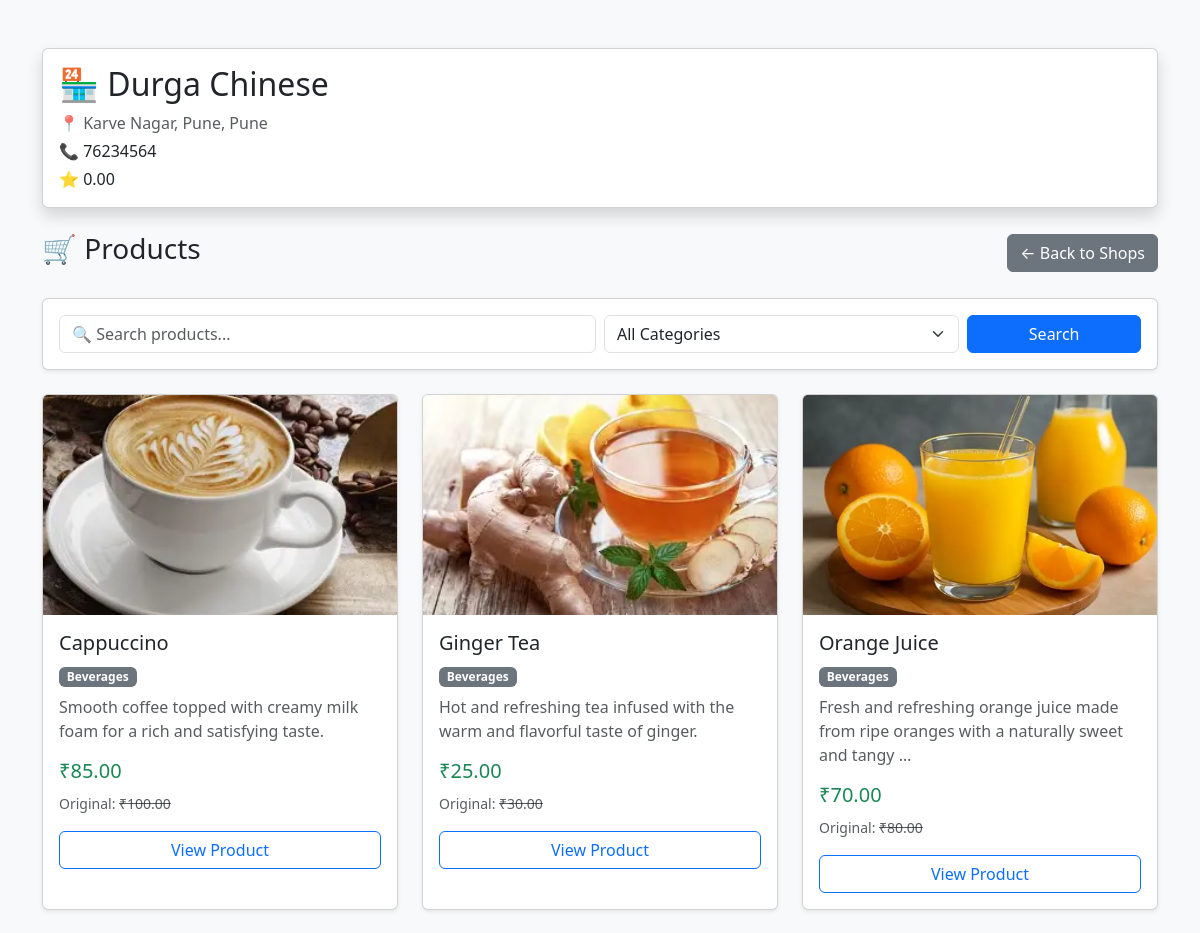
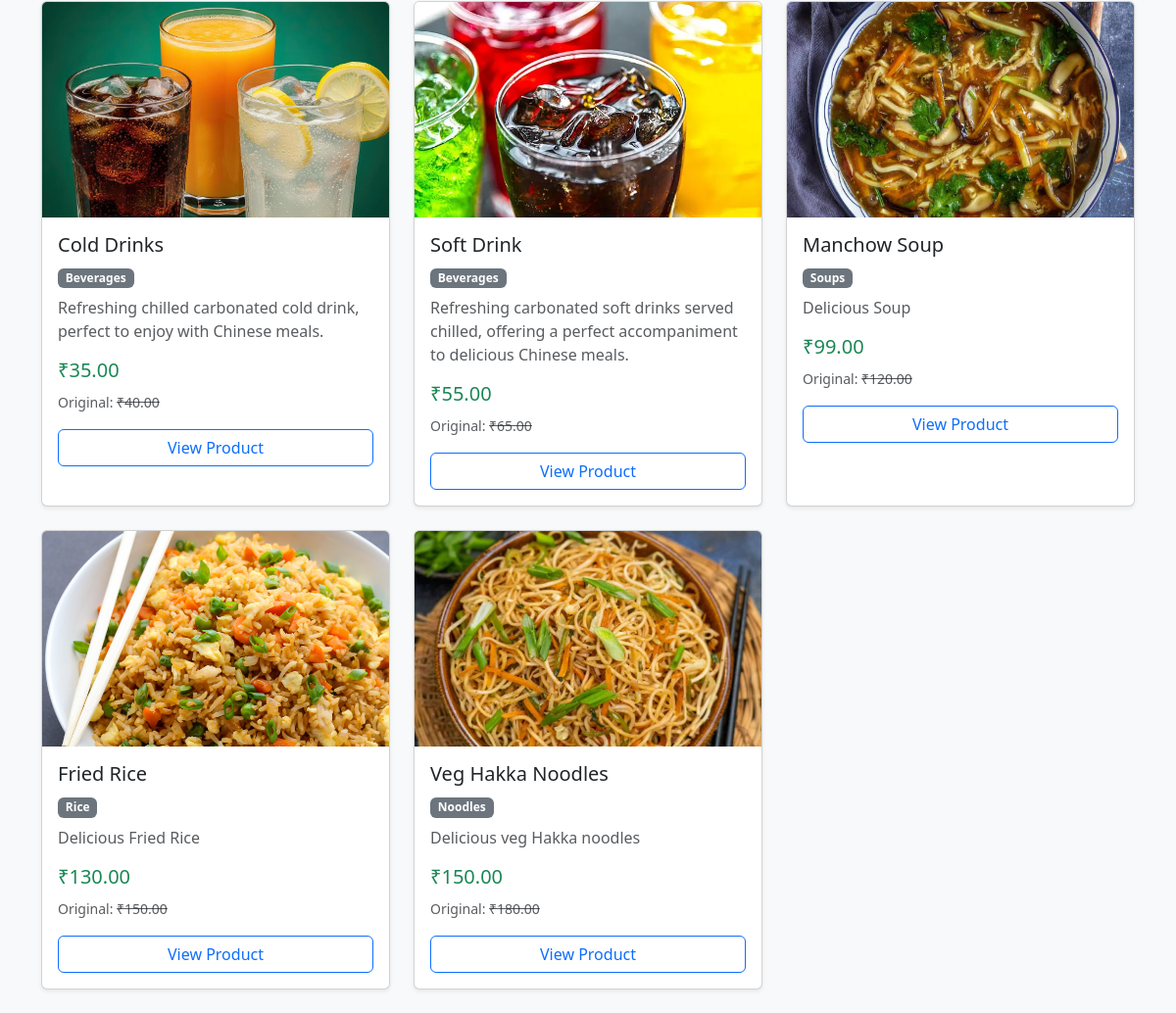
The page /products/shop/1/ on the database its author committed (2 pictures, top to bottom).
### shops/models.py (models this page shows, shortened)
class Shop(models.Model):
    APPROVAL_CHOICES = (
        ('pending', 'Pending'),
        ('approved', 'Approved'),
        ('rejected', 'Rejected'),
    )
    approval_status = models.CharField(
        max_length=20,
        choices=APPROVAL_CHOICES,
        default='pending'
    )
    rejection_reason = models.TextField(
        blank=True
    )
    owner = models.OneToOneField(
        settings.AUTH_USER_MODEL,
        on_delete=models.CASCADE,
        related_name='shop'
    )
    name = models.CharField(max_length=150)
    description = models.TextField(
        blank=True
    )
    phone = models.CharField(
        max_length=15
    )
    address = models.TextField()
    city = models.CharField(
        max_length=100
    )
    pincode = models.CharField(
        max_length=10
    )
    latitude = models.DecimalField(
        max_digits=9,
        decimal_places=6,
        null=True,
        blank=True
    )
    longitude = models.DecimalField(
        max_digits=9,
        decimal_places=6,
        null=True,
        blank=True
    )
    opening_time = models.TimeField(
        null=True,
        blank=True
    )
    closing_time = models.TimeField(
        null=True,
        blank=True
    )
    is_open = models.BooleanField(
        default=True
    )
    rating = models.DecimalField(
        max_digits=3,
        decimal_places=2,
        default=0
    )
    created_at = models.DateTimeField(
        auto_now_add=True
    )
    updated_at = models.DateTimeField(
        auto_now=True
    )

### products/models.py (models this page shows, shortened)
class Product(models.Model):
    shop = models.ForeignKey(
        Shop,
        on_delete=models.CASCADE,
        related_name='products'
    )
    category = models.ForeignKey(
        Category,
        on_delete=models.SET_NULL,
        null=True,
        related_name='products'
    )
    name = models.CharField(
        max_length=200
    )
    description = models.TextField(
        blank=True
    )
    price = models.DecimalField(
        max_digits=10,
        decimal_places=2
    )
    discount_price = models.DecimalField(
        max_digits=10,
        decimal_places=2,
        null=True,
        blank=True
    )
    stock = models.PositiveIntegerField(
        default=0
    )
    image = models.ImageField(
        upload_to='products/',
        blank=True,
        null=True
    )
    is_available = models.BooleanField(
        default=True
    )
    created_at = models.DateTimeField(
        auto_now_add=True
    )
    updated_at = models.DateTimeField(
        auto_now=True
    )
    @property
    def final_price(self):
        if self.discount_price:
            return self.discount_price
        return self.price

class Category(models.Model):
    name = models.CharField(
        max_length=100,
        unique=True
    )
    description = models.TextField(
        blank=True
    )
    image = models.ImageField(
        upload_to='categories/',
        blank=True,
        null=True
    )
    is_active = models.BooleanField(
        default=True
    )
    created_at = models.DateTimeField(
        auto_now_add=True
    )

### products/views.py (the view)
def shop_products(request, shop_id):
    from shops.models import Shop
    shop = get_object_or_404(
        Shop,
        id=shop_id,
        approval_status='approved'
    )
    products = Product.objects.filter(
        shop=shop,
        is_available=True,
        stock__gt=0
    ).select_related(
        'category'
    ).order_by('-created_at')
    search = request.GET.get('search', '').strip()
    category = request.GET.get('category', '').strip()
    if search:
        products = products.filter(
            Q(name__icontains=search) |
            Q(description__icontains=search)
        )
    if category:
        products = products.filter(
            category_id=category
        )
    categories = Category.objects.filter(
        is_active=True,
        products__shop=shop
    ).distinct().order_by('name')
    return render(
        request,
        'products/shop_products.html',
        {
            'shop': shop,
            'products': products,
            'categories': categories,
            'search': search,
            'selected_category': category,
        }
    )

### localkart/context_processors.py (called while the page is built, shortened)
def cart_count(request):
    count = 0
    unread_notifications = 0
    if request.user.is_authenticated and request.user.role == 'customer':
        unread_notifications = Notification.objects.filter(
            customer=request.user,
            is_read=False
        ).count()
    return {
        'cart_count': count,
        'unread_notifications': unread_notifications,
    }

### templates/products/shop_products.html (shortened to what this page needs)
<!DOCTYPE html>
<html lang="en">
<head>
    <link
        href="https://cdn.jsdelivr.net/npm/bootstrap@5.3.3/dist/css/bootstrap.min.css"
        rel="stylesheet"
    >
</head>
<body class="bg-light">
<div class="container mt-5">
    <div class="card shadow mb-4">
        <div class="card-body">
            <h2>🏪 {{ shop.name }}</h2>
            <p class="text-muted mb-1">
                📍 {{ shop.address }}, {{ shop.city }}
            </p>
            <p class="mb-1">
                📞 {{ shop.phone }}
            </p>
            <p class="mb-0">
                ⭐ {{ shop.rating }}
            </p>
        </div>
    </div>
    <div class="d-flex justify-content-between align-items-center mb-4">
        <h3>🛒 Products</h3>
        <a
            href="{% url 'shop_list' %}"
            class="btn btn-secondary"
        >
            ← Back to Shops
        </a>
    </div>
<div class="card shadow-sm mb-4">
    <div class="card-body">
        <form method="GET">
            <div class="row g-2">
                <div class="col-md-6">
                    <input
                        type="text"
                        name="search"
                        value="{{ search }}"
                        class="form-control"
                        placeholder="🔍 Search products..."
                    >
                </div>
                <div class="col-md-4">
                    <select
                        name="category"
                        class="form-select"
                    >
                        <option value="">
                            All Categories
                        </option>
                    </select>
                </div>
                <div class="col-md-2">
                    <button
                        type="submit"
                        class="btn btn-primary w-100"
                    >
                        Search
                    </button>
                </div>
            </div>
        </form>
    </div>
</div>
    <div class="row">
        {% for product in products %}
        <div class="col-md-4 mb-4">
            <div class="card shadow-sm h-100">
                {% if product.image %}
                <img
                    src="{{ product.image.url }}"
                    class="card-img-top"
                    style="height:220px; object-fit:cover;"
                    alt="{{ product.name }}"
                >
                {% endif %}
                <div class="card-body">
                    <h5>
                        {{ product.name }}
                    </h5>
                    {% if product.category %}
                    <span class="badge bg-secondary mb-2">
                        {{ product.category.name }}
                    </span>
                    {% endif %}
                    <p class="text-muted">
                        {{ product.description|truncatewords:15 }}
                    </p>
                    <h5 class="text-success">
                        ₹{{ product.final_price }}
                    </h5>
                    {% if product.discount_price %}
                    <small class="text-muted">
                        Original:
                        <del>₹{{ product.price }}</del>
                    </small>
                    {% endif %}
                    <div class="mt-3">
                        <a
                            href="{% url 'product_detail' product.id %}"
                            class="btn btn-outline-primary w-100"
                        >
                            View Product
                        </a>
                    </div>
                </div>
            </div>
        </div>
        {% empty %}
        <div class="col-12">
            <div class="alert alert-info">
                This shop currently has no available products.
            </div>
        </div>
        {% endfor %}
    </div>
</div>
</body>
</html>

### rows shown on the page
Shop: name "Durga Chinese", address "Karve Nagar, Pune", city "Pune", phone "76234564", rating "0.00"
Product: image (picture), name "Cappuccino", category.name "Beverages", description "Smooth coffee topped with creamy milk foam for a rich and satisfying taste.", final_price "85.00", price "100.00"
Product: image (picture), name "Ginger Tea", category.name "Beverages", description "Hot and refreshing tea infused with the warm and flavorful taste of ginger.", final_price "25.00", price "30.00"
Product: image (picture), name "Orange Juice", category.name "Beverages", description "Fresh and refreshing orange juice made from ripe oranges with a naturally sweet and tangy …", final_price "70.00", price "80.00"
Product: image (picture), name "Cold Drinks", category.name "Beverages", description "Refreshing chilled carbonated cold drink, perfect to enjoy with Chinese meals.", final_price "35.00", price "40.00"
Product: image (picture), name "Soft Drink", category.name "Beverages", description "Refreshing carbonated soft drinks served chilled, offering a perfect accompaniment to delicious Chinese meals.", final_price "55.00", price "65.00"
Product: image (picture), name "Manchow Soup", category.name "Soups", description "Delicious Soup", final_price "99.00", price "120.00"
Product: image (picture), name "Fried Rice", category.name "Rice", description "Delicious Fried Rice", final_price "130.00", price "150.00"
Product: image (picture), name "Veg Hakka Noodles", category.name "Noodles", description "Delicious veg Hakka noodles", final_price "150.00", price "180.00"
